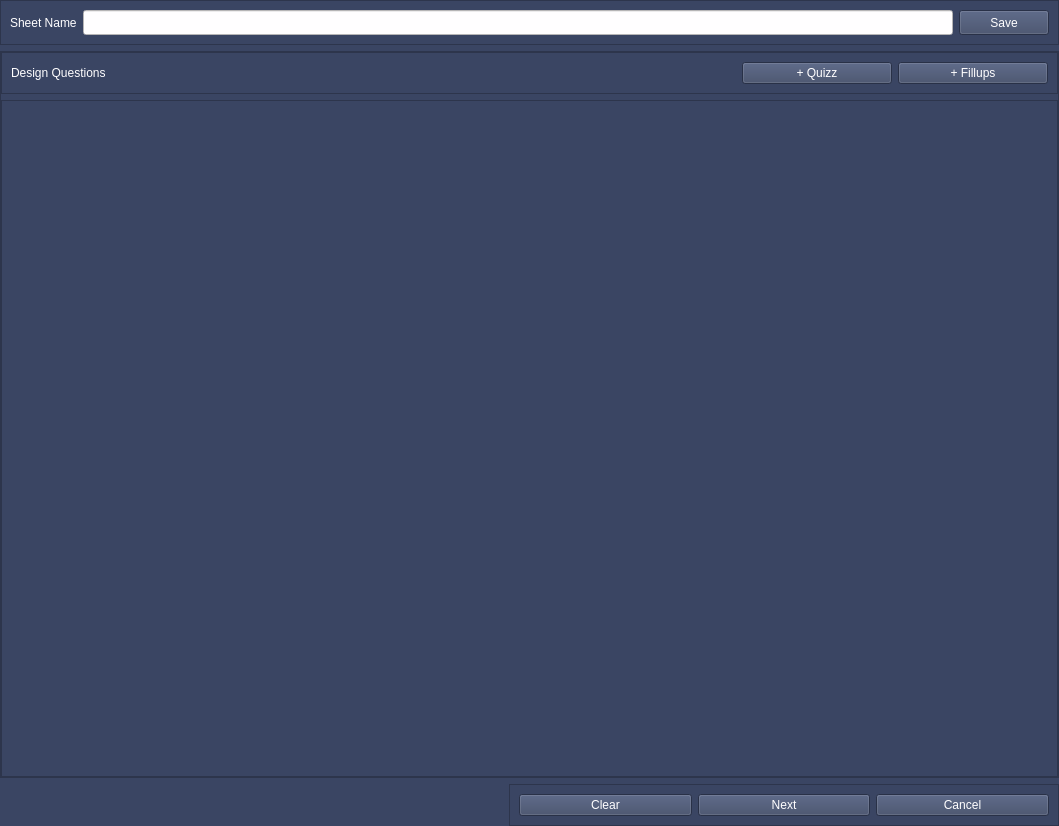
<?xml version="1.0" encoding="UTF-8"?>
<ui version="4.0">
 <class>Frame</class>
 <widget class="QFrame" name="Frame">
  <property name="windowModality">
   <enum>Qt::ApplicationModal</enum>
  </property>
  <property name="enabled">
   <bool>true</bool>
  </property>
  <property name="geometry">
   <rect>
    <x>0</x>
    <y>0</y>
    <width>1059</width>
    <height>826</height>
   </rect>
  </property>
  <property name="minimumSize">
   <size>
    <width>750</width>
    <height>550</height>
   </size>
  </property>
  <property name="windowTitle">
   <string>Frame</string>
  </property>
  <property name="styleSheet">
   <string notr="true">background-color: rgb(58, 69, 99);
color: rgb(255, 254, 255);</string>
  </property>
  <layout class="QVBoxLayout" name="verticalLayout">
   <property name="leftMargin">
    <number>0</number>
   </property>
   <property name="topMargin">
    <number>0</number>
   </property>
   <property name="rightMargin">
    <number>0</number>
   </property>
   <property name="bottomMargin">
    <number>0</number>
   </property>
   <item>
    <widget class="QFrame" name="Top_Frame">
     <property name="maximumSize">
      <size>
       <width>16777215</width>
       <height>50</height>
      </size>
     </property>
     <property name="styleSheet">
      <string notr="true">margin:0;
</string>
     </property>
     <property name="frameShape">
      <enum>QFrame::StyledPanel</enum>
     </property>
     <property name="frameShadow">
      <enum>QFrame::Raised</enum>
     </property>
     <layout class="QHBoxLayout" name="horizontalLayout">
      <item>
       <widget class="QLabel" name="label">
        <property name="minimumSize">
         <size>
          <width>0</width>
          <height>25</height>
         </size>
        </property>
        <property name="maximumSize">
         <size>
          <width>150</width>
          <height>16777215</height>
         </size>
        </property>
        <property name="layoutDirection">
         <enum>Qt::LeftToRight</enum>
        </property>
        <property name="text">
         <string>Sheet Name</string>
        </property>
       </widget>
      </item>
      <item>
       <widget class="QLineEdit" name="lineEdit">
        <property name="minimumSize">
         <size>
          <width>0</width>
          <height>25</height>
         </size>
        </property>
        <property name="maximumSize">
         <size>
          <width>16777215</width>
          <height>16777215</height>
         </size>
        </property>
        <property name="styleSheet">
         <string notr="true">background-color: rgb(255, 254, 255);
color: rgb(9, 0, 12);</string>
        </property>
       </widget>
      </item>
      <item>
       <widget class="QPushButton" name="top_Save_btn">
        <property name="minimumSize">
         <size>
          <width>90</width>
          <height>25</height>
         </size>
        </property>
        <property name="maximumSize">
         <size>
          <width>150</width>
          <height>60</height>
         </size>
        </property>
        <property name="text">
         <string>Save</string>
        </property>
       </widget>
      </item>
     </layout>
    </widget>
   </item>
   <item>
    <widget class="QFrame" name="Mid_Frame">
     <property name="styleSheet">
      <string notr="true"/>
     </property>
     <property name="frameShape">
      <enum>QFrame::StyledPanel</enum>
     </property>
     <property name="frameShadow">
      <enum>QFrame::Raised</enum>
     </property>
     <layout class="QVBoxLayout" name="verticalLayout_2">
      <property name="leftMargin">
       <number>0</number>
      </property>
      <property name="topMargin">
       <number>0</number>
      </property>
      <property name="rightMargin">
       <number>0</number>
      </property>
      <property name="bottomMargin">
       <number>0</number>
      </property>
      <item>
       <widget class="QFrame" name="Top_Label">
        <property name="styleSheet">
         <string notr="true"/>
        </property>
        <property name="frameShape">
         <enum>QFrame::StyledPanel</enum>
        </property>
        <property name="frameShadow">
         <enum>QFrame::Raised</enum>
        </property>
        <layout class="QHBoxLayout" name="horizontalLayout_3">
         <item>
          <widget class="QLabel" name="label_2">
           <property name="text">
            <string>Design Questions</string>
           </property>
          </widget>
         </item>
         <item>
          <widget class="QPushButton" name="Add_Quizz">
           <property name="maximumSize">
            <size>
             <width>150</width>
             <height>16777215</height>
            </size>
           </property>
           <property name="text">
            <string>+ Quizz</string>
           </property>
          </widget>
         </item>
         <item>
          <widget class="QPushButton" name="Add_Fill">
           <property name="maximumSize">
            <size>
             <width>150</width>
             <height>16777215</height>
            </size>
           </property>
           <property name="text">
            <string>+ Fillups</string>
           </property>
          </widget>
         </item>
        </layout>
       </widget>
      </item>
      <item>
       <widget class="QScrollArea" name="Scroll_Area">
        <property name="widgetResizable">
         <bool>true</bool>
        </property>
        <widget class="QWidget" name="Scroll_Area_Content">
         <property name="geometry">
          <rect>
           <x>0</x>
           <y>0</y>
           <width>1055</width>
           <height>669</height>
          </rect>
         </property>
        </widget>
       </widget>
      </item>
     </layout>
    </widget>
   </item>
   <item>
    <widget class="QFrame" name="Bottom_Frame">
     <property name="minimumSize">
      <size>
       <width>0</width>
       <height>0</height>
      </size>
     </property>
     <property name="maximumSize">
      <size>
       <width>550</width>
       <height>90</height>
      </size>
     </property>
     <property name="layoutDirection">
      <enum>Qt::RightToLeft</enum>
     </property>
     <property name="frameShape">
      <enum>QFrame::StyledPanel</enum>
     </property>
     <property name="frameShadow">
      <enum>QFrame::Raised</enum>
     </property>
     <layout class="QHBoxLayout" name="horizontalLayout_2">
      <property name="spacing">
       <number>6</number>
      </property>
      <item>
       <widget class="QPushButton" name="pushButton_4">
        <property name="text">
         <string>Cancel</string>
        </property>
       </widget>
      </item>
      <item>
       <widget class="QPushButton" name="pushButton_2">
        <property name="text">
         <string>Next</string>
        </property>
       </widget>
      </item>
      <item>
       <widget class="QPushButton" name="pushButton_3">
        <property name="text">
         <string>Clear</string>
        </property>
       </widget>
      </item>
     </layout>
    </widget>
   </item>
  </layout>
 </widget>
 <resources/>
 <connections/>
</ui>
